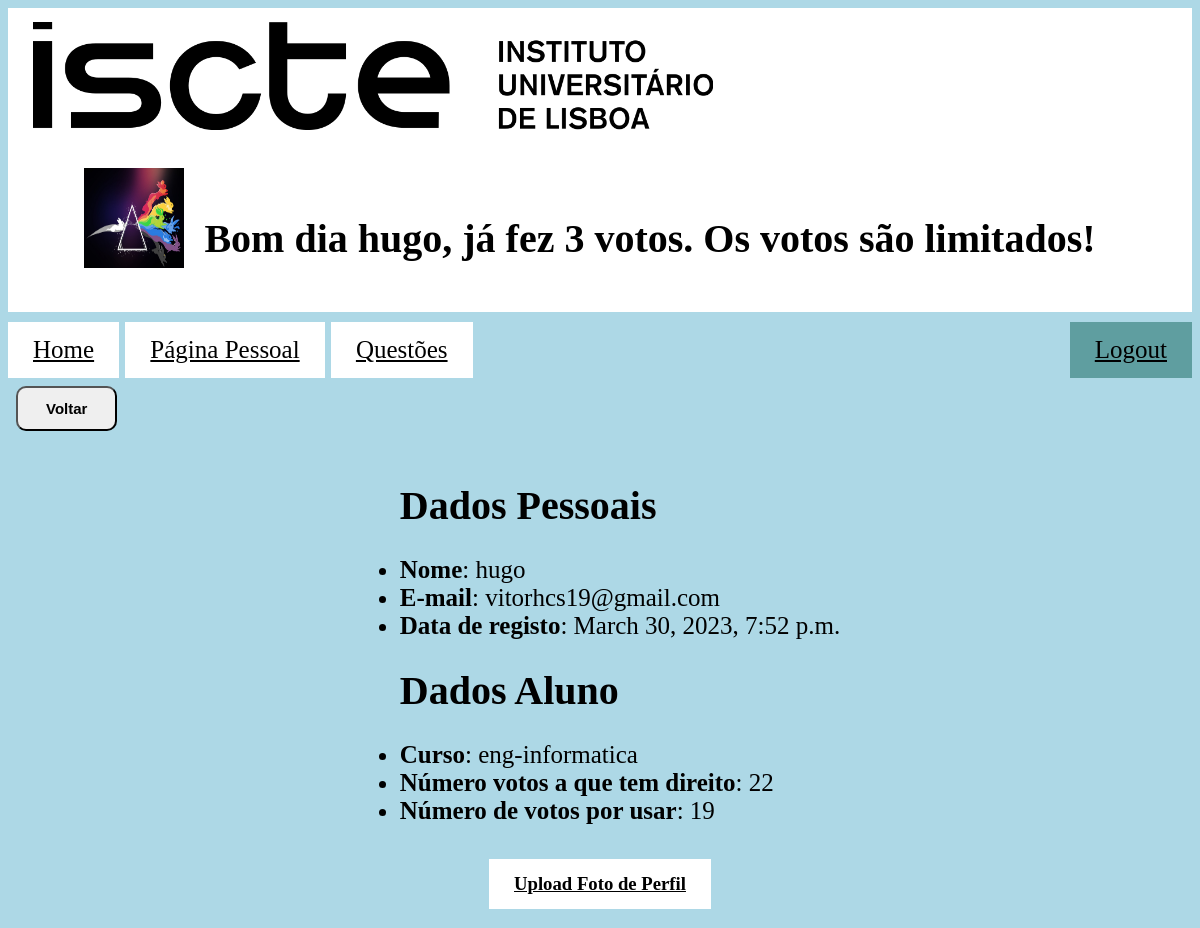
Before: /votacao/main/personal/ (signed in) with the older database file.
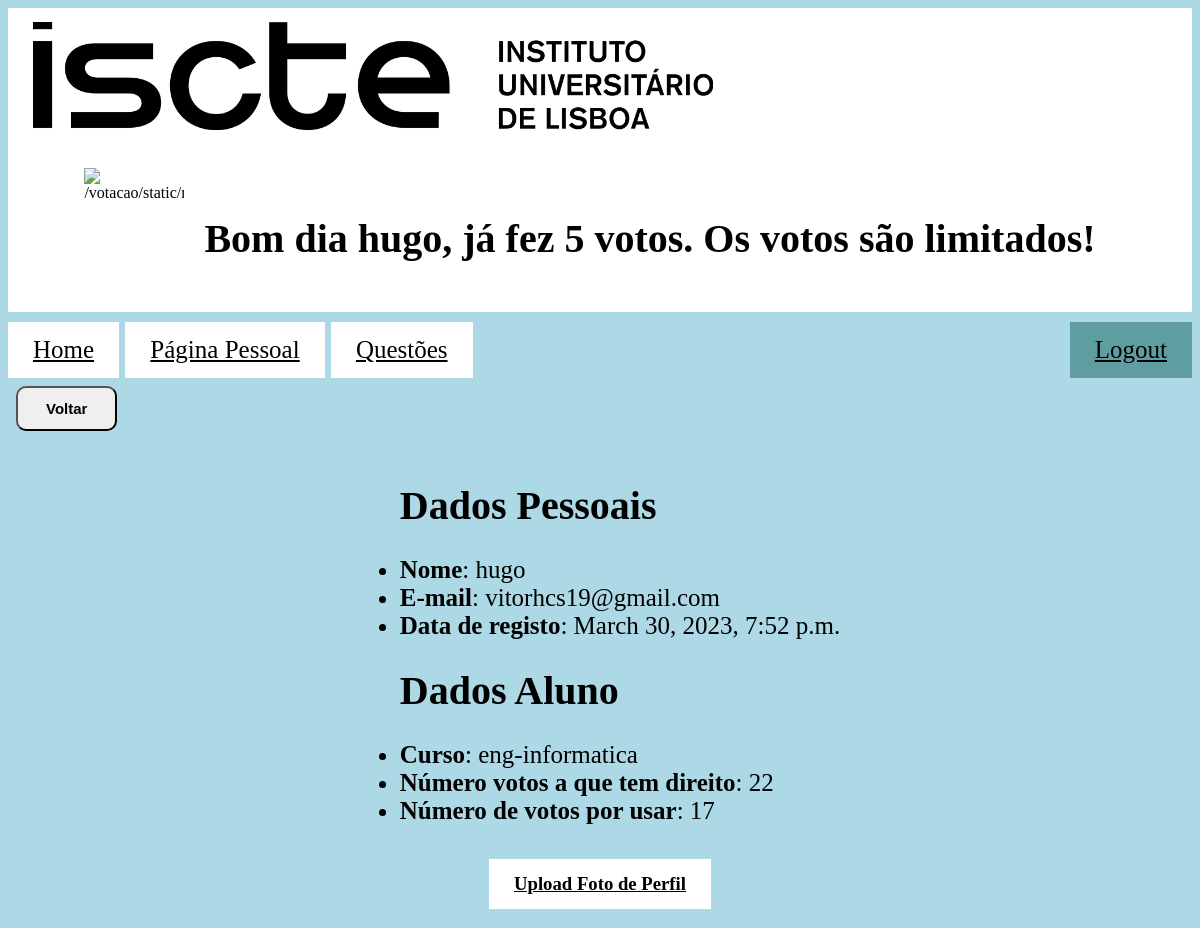
After: the same page with the newer database file.
### votacao/models.py (models this page shows)
class Aluno(models.Model):
    user = models.OneToOneField(User, on_delete=models.CASCADE)
    curso = models.CharField(max_length=100)
    numero_grupo=12
    grupo = models.IntegerField(default=numero_grupo)
    votos = models.IntegerField(default=numero_grupo + 10)
    avatar = models.CharField(default='default', max_length=1000)

### votacao/views.py (the view)
# urls.py: path("main/personal/", views.paginapessoal, name='paginapessoal'),
@login_required(login_url='/votacao/')
def paginapessoal(request):
    aluno = Aluno.objects.get(user_id=request.user.id)
    resultado = aluno.grupo + 10 - aluno.votos
    context = {
        'aluno': aluno,
        "resultado": resultado}
    print(settings.BASE_DIR)
    print(settings.MEDIA_ROOT)
    return render(request, 'votacao/paginapessoal.html', context)

### votacao/templates/votacao/paginapessoal.html (shortened to what this page needs)
{% extends "votacao/index.html" %}
{% block navegacao %}
<a href="{% url 'votacao:index' %}">Home</a>
{% endblock %}
{% block conteudo %}
<div>
    <ul>
        <h1> Dados Pessoais </h1>
        <li> <b>Nome</b>: {{ user.username }}</li>
        <li> <b>E-mail</b>: {{ user.email }}</li>
        <li> <b>Data de registo</b>: {{ user.date_joined }}</li>
        <h1> Dados Aluno </h1>
        <li> <b>Curso</b>: {{ aluno.curso }}</li>
        {% if not request.user.is_superuser %}
        <li> <b>Número votos a que tem direito</b>: {{ aluno.grupo|add:10  }} </li>
        <li> <b>Número de votos por usar</b>: {{ aluno.votos }}</li>
        {% endif%}
    </ul>
</div>
{% if not request.user.is_superuser %}
<h3><a href="{% url 'votacao:fazer_upload' %}">Upload Foto de Perfil</a><br></h3>
{% endif%}
{% endblock %}

### votacao/templates/votacao/index.html (shortened to what this page needs)
<!DOCTYPE html>
<html lang="en">
<head>
    {% load static %}
    <link rel="stylesheet" type="text/css" href="{% static 'votacao/css/styles.css' %}">
</head>
<header>
    <a href="https://www.iscte-iul.pt/">{% load static %}
        <img class="logo" src="{% static 'votacao/images/iscte.gif' %}" alt="image not found"
             title="https://www.iscte-iul.pt/">
    </a>
    <div class="container">
        {% if user.is_authenticated %}
        <h1>Bom dia
            <span id="username" onclick="showProfilePic()">{{request.user.username}}</span>,
            {% if not request.user.is_superuser %}
            {% if resultado == 1 %}
            já fez {{resultado}} voto. Os votos são limitados!
            {% elif resultado == 0 %}
            ainda não fez nenhum voto. Os votos são limitados!
            {% else %}
            já fez {{resultado}} votos. Os votos são limitados!
            {% endif %}
            {% endif %}
        </h1>
        {% if not request.user.is_superuser %}
        {% with aluno.avatar|truncatewords:7 as data %}
        {% if data == "default" or request.path == "/votacao/" or request.path == "/votacao/registo/"%}
        {% load static %} <img src="{% static 'votacao/images/default_avatar.jpg' %}">
        {% else %}
        <img id="aluno.avatar" src="{{aluno.avatar}}" alt="{{aluno.avatar}}" height="100" width="100"
             style="visibility: visible;" ondblclick="hiddeProfilePic()">
        {% endif %}
        {% endwith %}
        {% endif %}
    </div>
    {% else %}
    <div>
        <h1>
            O utilizador não está logado
        </h1>
    </div>
    {% endif %}
</header>
<body>
<nav>
    <div>
        {% block navegacao %}
        {% endblock %}
        {% if request.path != "/votacao/" and request.path != "/votacao/registo/" %}
        <a href="{% url 'votacao:paginapessoal' %}"> Página Pessoal</a>
        <a href="{% url 'votacao:index' %}">Questões</a>
        <a style="float:right; background-color:cadetblue" href="{% url 'votacao:logout' %}"> Logout</a>
        {% endif %}
        {% if request.path != "/votacao/main/" and request.path != "/votacao/" %}
        <p>
            <input type=button value="Voltar" onClick="javascript:history.go(-1);">
        </p>
        {% endif %}
    </div>
</nav>
{% block conteudo %}{% endblock %}
</body>
</html>

Changed rows visible on the page:
changed Aluno "eng-informatica": votos "19" → "17"; avatar: picture removed
Other visible differences:
{{ resultado }}: "3" → "5"
